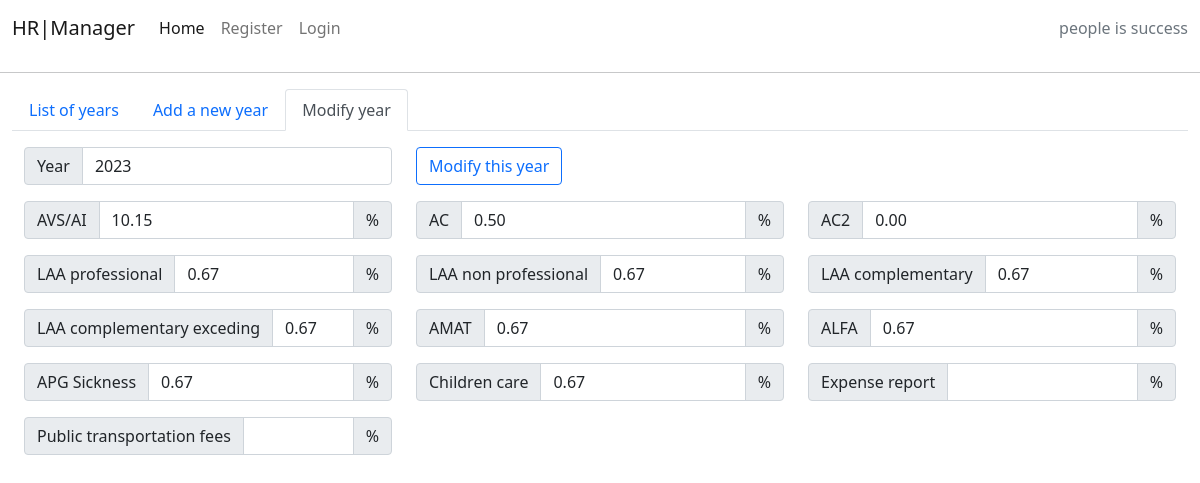
Screenshot of /year/1/modify/ with the database file from the repository.
### hrmanager/models.py (models this page shows, shortened)
class salary_items(models.Model):
    validity_year = models.CharField(max_length=4, unique=True, default='')
    avs_item = models.DecimalField(max_digits=4, decimal_places=2)
    ac_item = models.DecimalField(max_digits=4, decimal_places=2)
    ac2_item = models.DecimalField(max_digits=4, decimal_places=2)
    laap_item = models.DecimalField(max_digits=4, decimal_places=2)
    laanp_item = models.DecimalField(max_digits=4, decimal_places=2)
    laac_item = models.DecimalField(max_digits=4, decimal_places=2)
    laace_item = models.DecimalField(max_digits=4, decimal_places=2)
    amat_item = models.DecimalField(max_digits=4, decimal_places=2)
    alfa_item = models.DecimalField(max_digits=4, decimal_places=2)
    apgmal_item = models.DecimalField(max_digits=4, decimal_places=2)
    alpetiteenfance_item = models.DecimalField(max_digits=4, decimal_places=2)
    child_alloc_1_item = models.DecimalField(
        max_digits=5, decimal_places=2, default=0, blank=True, null=True)
    child_alloc_2_item = models.DecimalField(
        max_digits=5, decimal_places=2, default=0, blank=True, null=True)
    class Meta:
        ordering = ['validity_year']

### hrmanager/views.py (the view, shortened to what this page needs)
# urls.py: path('year/<int:pk>/modify/', views.ModifyYearView.as_view(),
class ModifyYearView(generic.edit.UpdateView):
    model = salary_items
    form_class = ModifyYearForm
    template_name = 'year_modify.html'
    def get_object(self, queryset=None):
        pk = self.kwargs.get('pk')
        return get_object_or_404(salary_items, pk=pk)
    def get_context_data(self, **kwargs):
        context = super().get_context_data(**kwargs)
        context['current_pk'] = self.object.pk
        context['form'] = ModifyYearForm(instance=self.object)
        return context

### hrmanager/forms.py
class ModifyYearForm(forms.ModelForm):
    class Meta:
        model = salary_items
        fields = ['validity_year', 'avs_item', 'ac_item', 'ac2_item', 'laap_item',
                  'laanp_item', 'laac_item', 'laace_item',
                  'amat_item', 'alfa_item', 'apgmal_item', 'alpetiteenfance_item',
                  'child_alloc_1_item', 'child_alloc_2_item']

### templates/year_modify.html (shortened to what this page needs)
{% extends "base.html" %} {% block content %}
<div class="container-fluid">
    <ul class="nav nav-tabs">
        <li class="nav-item">
            <a class="nav-link"  href="{% url 'Yearview' %}">List of years</a>
        </li>
        <li class="nav-item">
            <a class="nav-link" href="{% url 'Addayear' %}">Add a new year</a>
        </li>
        <li class="nav-item">
            <a class="nav-link active" aria-current="page" href="#">Modify year</a>
        </li>
    </ul>
    <div class="container-fluid">
        <div class="row">
        </div>
        <form method="POST" action="{% url 'modify_year' pk=current_pk %}">
            <div class="row">
                <div class="col">
                    <div class="input-group mb-3">
                        <span class="input-group-text" id="basic-addon1">Year</span>
                        <input type="text" class="form-control" name="validity_year"
                            aria-describedby="basic-addon1" value="{{ form.validity_year.value }}"/>
                    </div>
                </div>
                <div class="col">
                    <div class="mb-3">
                        <button type="submit" class="btn btn-outline-primary" id="button-addon2">Modify this year</button>
                    </div>
                </div>
                <div class="col">
                </div>
            </div>
            <div class="row">
                <div class="col">
                    <div class="input-group mb-3 flex-nowrap">
                        <span class="input-group-text" id="basic-addon1">AVS/AI</span>
                        <input type="text" class="form-control" value="{{ form.avs_item.value }}" aria-describedby="basic-addon1"
                            name="avs_item" />
                        <span class="input-group-text">%</span>
                    </div>
                </div>
                <div class="col">
                    <div class="input-group mb-3 flex-nowrap">
                        <span class="input-group-text" id="basic-addon1">AC</span>
                        <input type="text" class="form-control" value="{{ form.ac_item.value }}" aria-describedby="basic-addon1"
                            name="ac_item" />
                        <span class="input-group-text">%</span>
                    </div>
                </div>
                <div class="col">
                    <div class="input-group mb-3 flex-nowrap">
                        <span class="input-group-text" id="basic-addon1">AC2</span>
                        <input type="text" class="form-control" value="{{ form.ac2_item.value }}" aria-describedby="basic-addon1"
                            name="ac2_item" />
                        <span class="input-group-text">%</span>
                    </div>
                </div>
            </div>
            <div class="row">
                <div class="col">
                    <div class="input-group mb-3 flex-nowrap">
                        <span class="input-group-text" id="basic-addon1">LAA professional</span>
                        <input type="text" class="form-control" value="{{ form.laap_item.value }}" aria-describedby="basic-addon1"
                            name="laap_item" />
                        <span class="input-group-text">%</span>
                    </div>
                </div>
                <div class="col">
                    <div class="input-group mb-3 flex-nowrap">
                        <span class="input-group-text" id="basic-addon1">LAA non professional</span>
                        <input type="text" class="form-control" value="{{ form.laanp_item.value }}" aria-describedby="basic-addon1"
                            name="laanp_item" />
                        <span class="input-group-text">%</span>
                    </div>
                </div>
                <div class="col">
                    <div class="input-group mb-3 flex-nowrap">
                        <span class="input-group-text" id="basic-addon1">LAA complementary</span>
                        <input type="text" class="form-control" value="{{ form.laac_item.value }}" aria-describedby="basic-addon1"
                            name="laac_item" />
                        <span class="input-group-text">%</span>
                    </div>
                </div>
            </div>
            <div class="row">
                <div class="col">
                    <div class="input-group mb-3 flex-nowrap">
                        <span class="input-group-text" id="basic-addon1">LAA complementary exceding</span>
                        <input type="text" class="form-control" value="{{ form.laace_item.value }}" aria-describedby="basic-addon1"
                            name="laace_item" />
                        <span class="input-group-text">%</span>
                    </div>
                </div>
                <div class="col">
                    <div class="input-group mb-3 flex-nowrap">
                        <span class="input-group-text" id="basic-addon1">AMAT</span>
                        <input type="text" class="form-control" value="{{ form.amat_item.value }}" aria-describedby="basic-addon1"
                            name="amat_item" />
                        <span class="input-group-text">%</span>
                    </div>
                </div>
                <div class="col">
                    <div class="input-group mb-3 flex-nowrap">
                        <span class="input-group-text" id="basic-addon1">ALFA</span>
                        <input type="text" class="form-control" value="{{ form.alfa_item.value }}" aria-describedby="basic-addon1"
                            name="alfa_item" />
                        <span class="input-group-text">%</span>
                    </div>
                </div>
            </div>
            <div class="row">
                <div class="col">
                    <div class="input-group mb-3 flex-nowrap">
                        <span class="input-group-text" id="basic-addon1">APG Sickness</span>
                        <input type="text" class="form-control" value="{{ form.apgmal_item.value }}"
                            aria-describedby="basic-addon1" name="apgmal_item" />
                        <span class="input-group-text">%</span>
                    </div>
                </div>
                <div class="col">
                    <div class="input-group mb-3 flex-nowrap">
                        <span class="input-group-text" id="basic-addon1">Children care</span>
                        <input type="text" class="form-control" value="{{ form.alpetiteenfance_item.value }}"
                            aria-describedby="basic-addon1" name="alpetiteenfance_item" />
                        <span class="input-group-text">%</span>
                    </div>
                </div>
                <div class="col">
                    <div class="input-group mb-3 flex-nowrap">
                        <span class="input-group-text" id="basic-addon1">Expense report</span>
                        <input type="text" class="form-control" value="{{ form.expense_report.value }}"
                            aria-describedby="basic-addon1" name="expense_report" />
                        <span class="input-group-text">%</span>
                    </div>
                </div>
            </div>
            <div class="row">
                <div class="col">
                    <div class="input-group mb-3 flex-nowrap">
                        <label class="input-group-text" for="basic-addon1">Public transportation fees</label>
                        <input type="text" class="form-control" value="{{ form.public_transportation_fees.value }}"
                            aria-describedby="basic-addon1" name="public_transportation_fees">
                        <span class="input-group-text">%</span>
                    </div>
                </div>
                <div class="col">
                </div>
                <div class="col">
                </div>
            </div>
            </div>
    </div>
{% endblock %}

### rows the page displays
salary_items: validity_year "2023", avs_item "10.15", ac_item "0.50", ac2_item "0.00", laap_item "0.67", laanp_item "0.67", laac_item "0.67", laace_item "0.67", amat_item "0.67", alfa_item "0.67", apgmal_item "0.67", alpetiteenfance_item "0.67"
